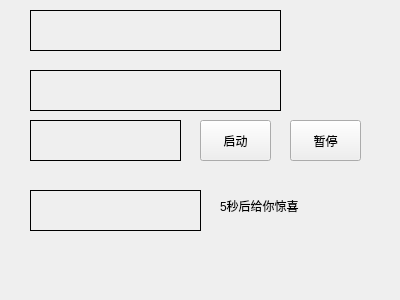
<?xml version="1.0" encoding="UTF-8"?>
<ui version="4.0">
 <class>Widget</class>
 <widget class="QWidget" name="Widget">
  <property name="geometry">
   <rect>
    <x>0</x>
    <y>0</y>
    <width>400</width>
    <height>300</height>
   </rect>
  </property>
  <property name="windowTitle">
   <string>Widget</string>
  </property>
  <widget class="QLabel" name="label">
   <property name="geometry">
    <rect>
     <x>30</x>
     <y>10</y>
     <width>251</width>
     <height>41</height>
    </rect>
   </property>
   <property name="frameShape">
    <enum>QFrame::Box</enum>
   </property>
   <property name="text">
    <string/>
   </property>
  </widget>
  <widget class="QLabel" name="label_2">
   <property name="geometry">
    <rect>
     <x>30</x>
     <y>70</y>
     <width>251</width>
     <height>41</height>
    </rect>
   </property>
   <property name="frameShape">
    <enum>QFrame::Box</enum>
   </property>
   <property name="text">
    <string/>
   </property>
  </widget>
  <widget class="QLabel" name="label_3">
   <property name="geometry">
    <rect>
     <x>30</x>
     <y>120</y>
     <width>151</width>
     <height>41</height>
    </rect>
   </property>
   <property name="frameShape">
    <enum>QFrame::Box</enum>
   </property>
   <property name="text">
    <string/>
   </property>
  </widget>
  <widget class="QPushButton" name="pushButton">
   <property name="geometry">
    <rect>
     <x>200</x>
     <y>120</y>
     <width>71</width>
     <height>41</height>
    </rect>
   </property>
   <property name="text">
    <string>启动</string>
   </property>
  </widget>
  <widget class="QPushButton" name="pushButton_2">
   <property name="geometry">
    <rect>
     <x>290</x>
     <y>120</y>
     <width>71</width>
     <height>41</height>
    </rect>
   </property>
   <property name="text">
    <string>暂停</string>
   </property>
  </widget>
  <widget class="QLabel" name="label_4">
   <property name="geometry">
    <rect>
     <x>30</x>
     <y>190</y>
     <width>171</width>
     <height>41</height>
    </rect>
   </property>
   <property name="frameShape">
    <enum>QFrame::Box</enum>
   </property>
   <property name="text">
    <string/>
   </property>
  </widget>
  <widget class="QLabel" name="label_5">
   <property name="geometry">
    <rect>
     <x>220</x>
     <y>180</y>
     <width>161</width>
     <height>51</height>
    </rect>
   </property>
   <property name="text">
    <string>5秒后给你惊喜</string>
   </property>
  </widget>
 </widget>
 <layoutdefault spacing="6" margin="11"/>
 <resources/>
 <connections/>
</ui>
